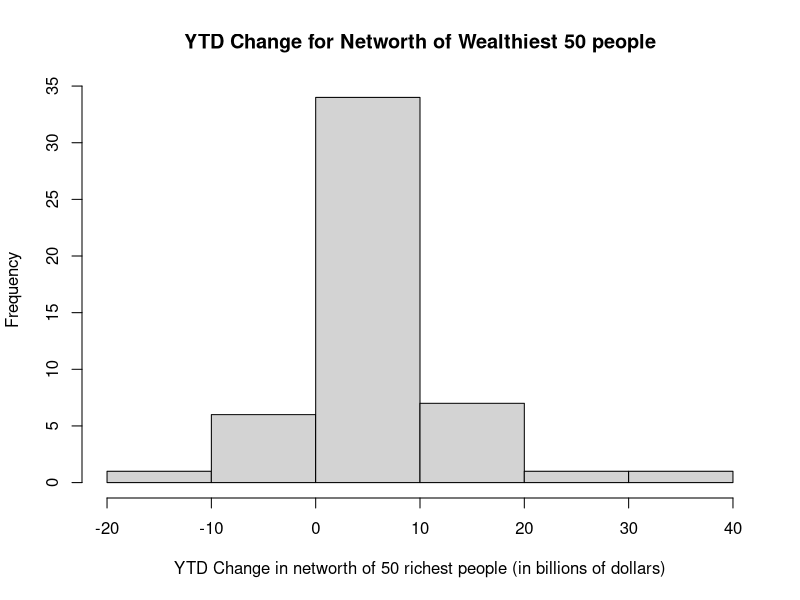
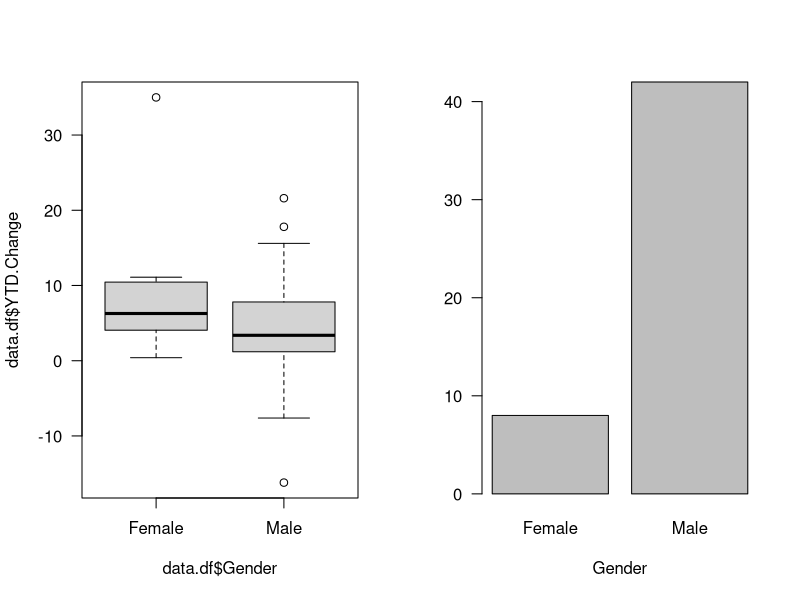
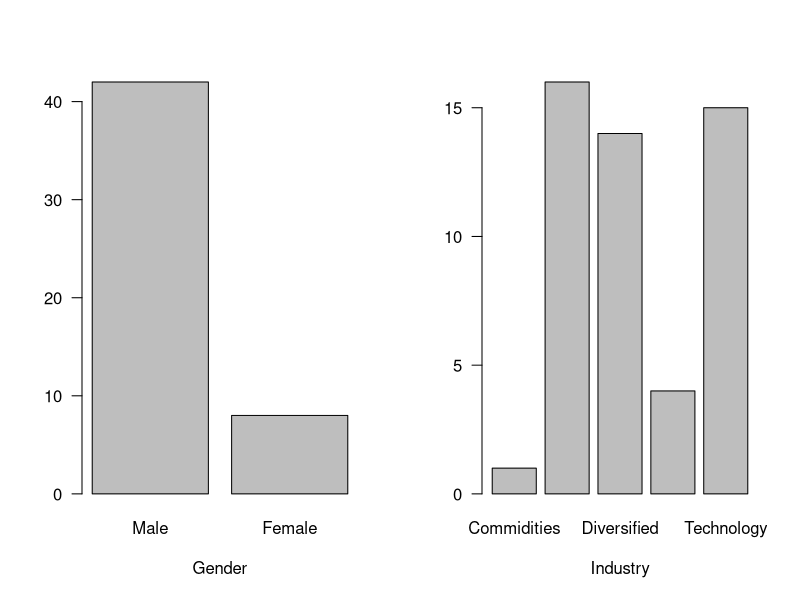
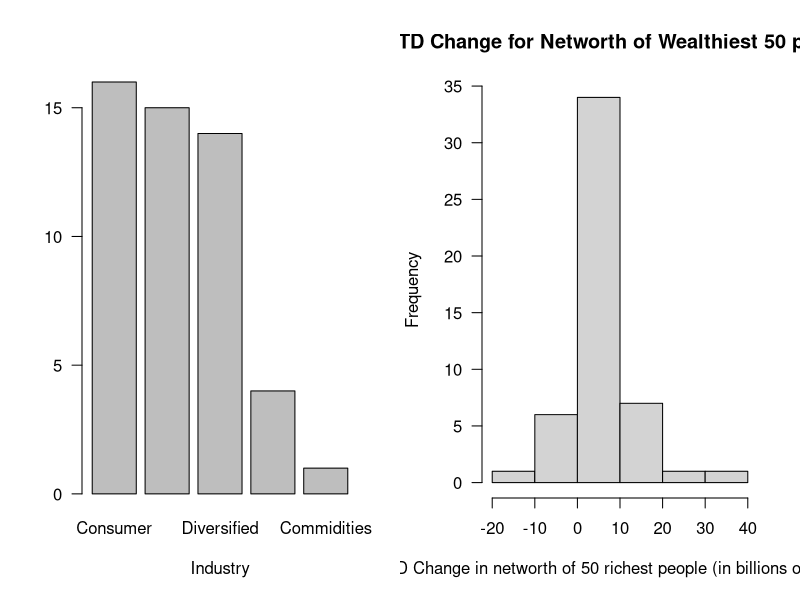
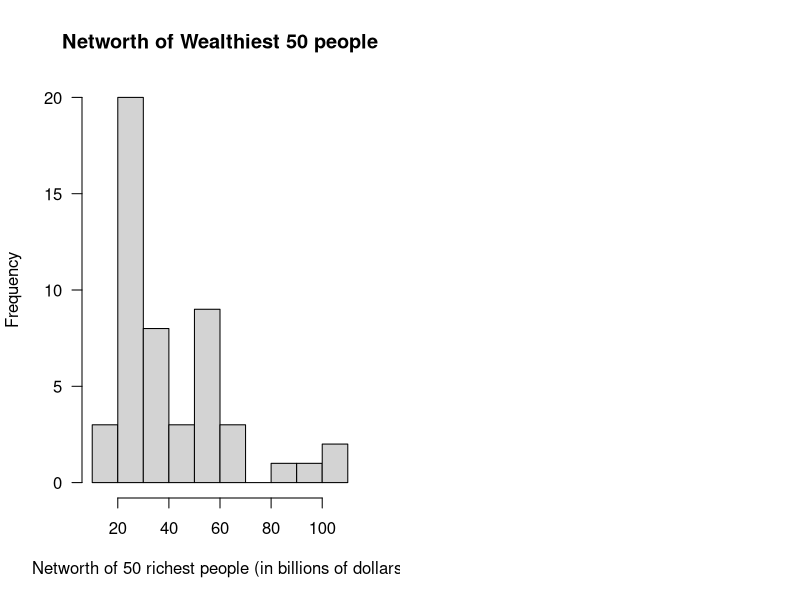

Here is the R script that generated these plots, in order:
###################################################################################################
# Steve G. Mwangi
# TMATH 390, Fall 2019
# Lab 3 R script
# October 15, 2019
###################################################################################################
#OBJECTIVES:
#1.Continuing to use R for exploratory data analysis
###################################################################################################
#C1.
#Submitted R Script.
#--------------------------------------------------------------------------------------------------
#Read your dataset into the current R session. For demonstration this lab assumes you name your R data
#object data.df. Navigate to the directory in which your dataset is located using setwd, then read the
#dataset into R.
#Determine working directory with
getwd()
#Change working directory to: C:\Users\steve\Desktop\UWT\Fall Classes\TMATH 390\R Documents\R Assignments\R_Lab_3
setwd("C:/Users/steve/Desktop/UWT/Fall Classes/TMATH 390/R Documents/R Assignments/R_Lab_3")
#Read csv file of my data
data.df = read.csv("data.csv")
#--------------------------------------------------------------------------------------------------
#C2.
#Describe second quantitative variable including units of measurement. 
#--------------------------------------------------------------------------------------------------
#C3.
#Quantitative variable chosen: YTD Change
#Producing a summary of Quantitative YTD Change column
summary(data.df$YTD.Change)
#--------------------------------------------------------------------------------------------------
###################################################################################################
#C4.
#Creating Histogram with properly labelled axes and title.
#Command creates a histogram of chosen column, in the dataframe data.df
#the xlab argument writes test to label the x-axis
# main argument gives it title
hist(data.df$YTD.Change, xlab="YTD Change in networth of 50 richest people (in billions of dollars)", main="YTD Change for Networth of Wealthiest 50 people")
#--------------------------------------------------------------------------------------------------
#C6.
#Boxplot
# Establishing a graphing window with 1 rows and 2 columns,
# and las = 1 sets axis labels to be horizontal
par(mfrow=c(1,2), las = 1)
#Creating a boxplot.
# ~ represents a relationship between two variable, with Y on left side, X on right side.
# Networth(quantitative) across Gender(Qualitative)
boxplot(data.df$YTD.Change~data.df$Gender)
#--------------------------------------------------------------------------------------------------
#C8.
#Individual summary statistics
#Command to get individual summary statistics
#FEMALE
#For mean
mean(data.df$YTD.Change[data.df$Gender=="Female"])
#For median
median(data.df$YTD.Change[data.df$Gender=="Female"])
#Standard Dev.
sd(data.df$YTD.Change[data.df$Gender=="Female"])
#MALE
#For mean
mean(data.df$YTD.Change[data.df$Gender=="Male"])
#For median
median(data.df$YTD.Change[data.df$Gender=="Male"])
#Standard Dev.
sd(data.df$YTD.Change[data.df$Gender=="Male"])
#--------------------------------------------------------------------------------------------------
#C9.
# the quantile function returns values for the
# quantiles indicated by probs
# this example uses a data frame called data.df
# and calculates the quantiles for the column called YTD Change
# Here the seq command is used. This produces a sequence
# that starts at the first number, ends at the second
# number, at the increment indicated by the third number
# you can try running the seq command by itself to see the result.
quantile(data.df$YTD.Change, probs=seq(0.1,0.9,0.1))
#--------------------------------------------------------------------------------------------------
#C10.
# Chosen QUalitative Variable: Gender Column
#Producing summaries of qualitative data. 
#Data frame is called data.df, and
#the column for qualitative variable is Gender
table(data.df$Gender)
#--------------------------------------------------------------------------------------------------
#C11.
#Creating a bar graph of a qualitative variable using the R function barplot.
# the barchart command takes the results of the table
# command and creates a barplot from them
barplot(table(data.df$Gender),
        xlab="Gender")
# if you want to make a Pareto graph, you can sort your
# table then create a bar graph using that.
# here we create an object for the table
table1.tab=table(data.df$Gender)
# the sort function will rearrange this, and the decreasing
# argument tells the function to sort in descending order
table1a.tab=sort(table1.tab,decreasing=TRUE)
# Now create a Pareto graph using the sorted table object
barplot(table1a.tab,
        xlab="Gender")
#--------------------------------------------------------------------------------------------------
#C10.b
# Chosen QUalitative Variable: Industry Column
#Producing summaries of qualitative data. 
#Data frame is called data.df, and
#the column for qualitative variable is Industry
table(data.df$Industry)
#--------------------------------------------------------------------------------------------------
#C11.b
#Creating a bar graph of a qualitative variable using the R function barplot.
# the barchart command takes the results of the table
# command and creates a barplot from them
barplot(table(data.df$Industry),
        xlab="Industry")
# if you want to make a Pareto graph, you can sort your
# table then create a bar graph using that.
# here we create an object for the table
table1.tab=table(data.df$Industry)
# the sort function will rearrange this, and the decreasing
# argument tells the function to sort in descending order
table1a.tab=sort(table1.tab,decreasing=TRUE)
# Now create a Pareto graph using the sorted table object
barplot(table1a.tab,
        xlab="Industry")
#--------------------------------------------------------------------------------------------------
#C12.a
#YTD Change
#ANALYSIS distributions
hist(data.df$YTD.Change, xlab="YTD Change in networth of 50 richest people (in billions of dollars)", main="YTD Change for Networth of Wealthiest 50 people")
#--------------------------------------------------------------------------------------------------
#C12.b
#Net worth
#ANALYSIS distributions
hist(data.df$Net.worth, xlab="Networth of 50 richest people (in billions of dollars)", main="Networth of Wealthiest 50 people")
#--------------------------------------------------------------------------------------------------
#C12. c
# the quantile function returns values for the
# quantiles indicated by probs
# this example uses a data frame called data.df
# and calculates the quantiles for the column called YTD Change
# Here the seq command is used. This produces a sequence
# that starts at the first number, ends at the second
# number, at the increment indicated by the third number
# you can try running the seq command by itself to see the result.
quantile(data.df$Net.worth, probs=seq(0.1,0.9,0.1))
###################################################################################################
###################################################################################################
###################################################################################################
#---------------------------------------------END--------------------------------------------------